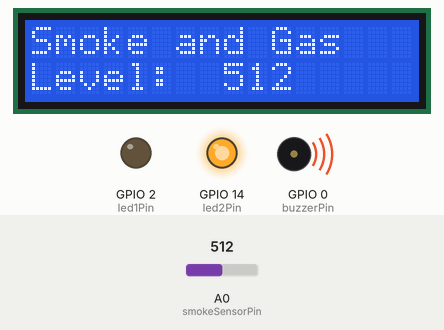
Recording of a sketch running on a simulated ESP8266 (NodeMCU). Parts: 16×2 character LCD, output pins drawn as LEDs (lit = HIGH), buzzer (waves = sounding, pin HIGH). Inputs (shaded band) come from the test bench; at power-on: A0 (smokeSensorPin) = 512. WiFi joins after 1.5 s; servers stay silent unless stated; what the sketch prints to the serial monitor is not drawn.

Above: at 12.5 s.
12.6 s: A0 (smokeSensorPin) set to 782
At 13.7 s:
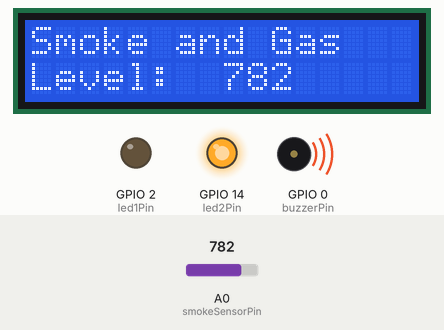
14.1 s: A0 (smokeSensorPin) set to 814
At 14.6 s:
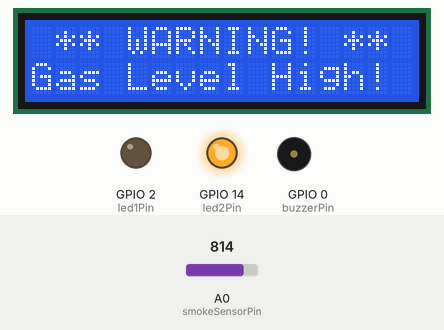
16.7 s: A0 (smokeSensorPin) set to 10
At 17.8 s:
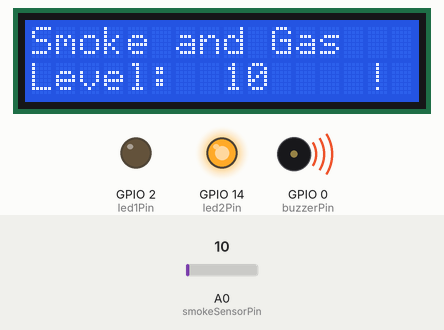
18.3 s: A0 (smokeSensorPin) set to 810
At 19.11 s:
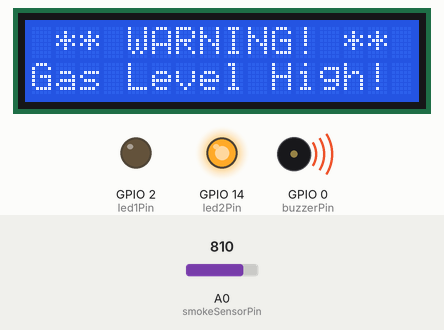
21.3 s: A0 (smokeSensorPin) set to 6
At 22.4 s:
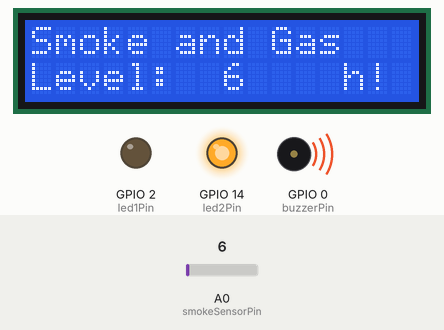
22.8 s: A0 (smokeSensorPin) set to 900
At 23.87 s:
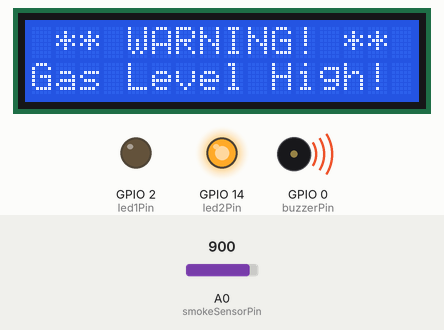
Timing chart, 0 to 26.8 s (numbered marks = the images above; inputs shaded):
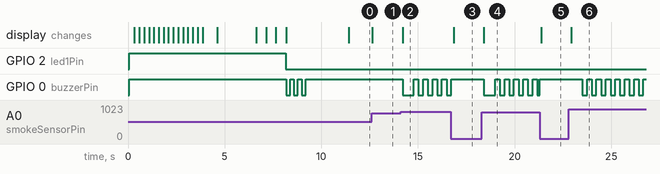

Measured:
- the behaviour switches between 800 and 801 on A0 (smokeSensorPin) (found by bisection; images 1 and 2)
- after the input at 12.6 s, the display: changes at once (image 1)
- after the input at 14.1 s, GPIO 0 (buzzerPin): HIGH → LOW after 0.10 s, then repeats every 0.49 s: HIGH 0.24 s, LOW 0.24 s; the display: changes after 0.10 s (image 2)
- after the input at 16.7 s, GPIO 0 (buzzerPin): goes on until 16.7 s, then stays HIGH; the display: changes after 0.16 s (image 3)
- after the input at 18.3 s, GPIO 0 (buzzerPin): HIGH → LOW after 0.11 s, then repeats every 0.49 s: HIGH 0.24 s, LOW 0.24 s; the display: changes after 0.11 s (image 4)
- after the input at 21.3 s, the display: changes after 0.09 s (image 5)
- after the input at 22.8 s, GPIO 0 (buzzerPin): alternates HIGH for 0.24 s and LOW for 0.24 s, starting after 0.71 s; the display: changes after 0.13 s (image 6)

The sketch:

MQ-2-to-Telegram.ino
```cpp
#include <Wire.h>
#include <LiquidCrystal_I2C.h>
#include <ESP8266WiFi.h>
#include <WiFiClientSecure.h>
#include <UniversalTelegramBot.h>

const char* ssid = "oplus_co_apqcxe";
const char* password = "0929713756";

LiquidCrystal_I2C lcd(0x27, 16, 2);
int smokeSensorPin = A0;
int buzzerPin = 0;
int led1Pin = 2;
int led2Pin = 14;

// ตัวแปรสำหรับควบคุม buzzer
unsigned long previousMillisBuzzer = 0;
const long buzzerInterval = 200;  // ปรับเป็น 0.2 วินาทีตามที่ต้องการ
bool buzzerState = HIGH;  // เพิ่มตัวแปรเก็บสถานะ buzzer

// ตัวแปรสำหรับควบคุมการส่ง Telegram
unsigned long previousMillisTelegram = 0;
const long telegramInterval = 30000;

const char* telegramBotToken = "7893293432:AAG8IaryNTHPf7XPNHtYsLKFWUtZk6NzWc8";
const String chatID = "-1002255245792";

WiFiClientSecure client;
UniversalTelegramBot bot(telegramBotToken, client);

bool wifiConnected = false;
bool alertSent = false;
bool isAlertActive = false;  // เพิ่มตัวแปรเก็บสถานะการแจ้งเตือน

void sendTelegramMessage(String message) {
  if (wifiConnected && client.connect("api.telegram.org", 443)) {
    if (!bot.sendMessage(chatID, message, "")) {
      Serial.println("ส่งข้อความไป Telegram ล้มเหลว!");
    } else {
      Serial.println("ส่งข้อความไป Telegram สำเร็จ!");
    }
    client.stop();
  } else {
    Serial.println("ข้ามการส่งข้อความ (ไม่มีอินเทอร์เน็ต)");
  }
}

void connectWiFi() {
  Serial.print("กำลังเชื่อมต่อ WiFi...");
  WiFi.begin(ssid, password);

  lcd.setCursor(0, 0);
  lcd.print("Connecting WiFi");

  int retryCount = 0;
  while (WiFi.status() != WL_CONNECTED && retryCount < 20) {
    delay(500);
    Serial.print(".");
    lcd.setCursor(retryCount % 16, 1);
    lcd.print(".");
    retryCount++;
  }

  if (WiFi.status() == WL_CONNECTED) {
    Serial.println("\nWiFi เชื่อมต่อเรียบร้อย!");
    wifiConnected = true;
    digitalWrite(led1Pin, LOW);
    digitalWrite(led2Pin, HIGH);
    lcd.clear();
    lcd.setCursor(0, 0);
    lcd.print("WiFi Connected ");
    lcd.setCursor(0, 1);
    lcd.print("Ready to Work  ");

    for (int i = 0; i < 3; i++) {
      digitalWrite(buzzerPin, LOW);
      delay(200);
      digitalWrite(buzzerPin, HIGH);
      delay(200);
    }
  } else {
    Serial.println("\nWiFi ไม่สามารถเชื่อมต่อได้");
    wifiConnected = false;
    lcd.clear();
    lcd.setCursor(0, 0);
    lcd.print("WiFi Failed   ");
  }
  delay(2000);
  lcd.clear();
}

void setup() {
  lcd.begin();
  lcd.backlight();
  pinMode(buzzerPin, OUTPUT);
  pinMode(led1Pin, OUTPUT);
  pinMode(led2Pin, OUTPUT);
  digitalWrite(buzzerPin, HIGH);  // ปิด buzzer เริ่มต้น (HIGH = ปิด)
  digitalWrite(led1Pin, HIGH);
  digitalWrite(led2Pin, LOW);
  Serial.begin(115200);

  lcd.setCursor(0, 0);
  lcd.print(" SYSTEM LOADING ");
  for (int i = 0; i < 16; i++) {
    lcd.setCursor(i, 1);
    lcd.print(".");
    delay(250);
  }
  delay(500);
  lcd.clear();

  lcd.setCursor(0, 0);
  lcd.print(" SYSTEM STARTED ");
  delay(2000);
  lcd.clear();

  connectWiFi();

  if (wifiConnected) {
    client.setInsecure();
    Serial.println("Client secure connection ready.");
  }
}

void loop() {
  unsigned long currentMillis = millis();
  int smokeValue = analogRead(smokeSensorPin);

  // แสดงค่าควันบนจอ LCD ตามปกติเมื่อไม่มีการแจ้งเตือน
  if (!isAlertActive) {
    lcd.setCursor(0, 0);
    lcd.print("Smoke and Gas    ");
    lcd.setCursor(0, 1);
    lcd.print("Level:  ");
    lcd.print(smokeValue);
    lcd.print("    ");
  }

  Serial.println(smokeValue);

  // ตรวจสอบการเชื่อมต่อ WiFi
  if (WiFi.status() != WL_CONNECTED && wifiConnected) {
    wifiConnected = false;
    digitalWrite(led1Pin, HIGH);
    digitalWrite(led2Pin, LOW);
  } else if (WiFi.status() == WL_CONNECTED && !wifiConnected) {
    wifiConnected = true;
    digitalWrite(led1Pin, LOW);
    digitalWrite(led2Pin, HIGH);
  }

  // หากไม่มีการเชื่อมต่อ WiFi ให้พยายามเชื่อมต่อใหม่
  if (!wifiConnected) {
    lcd.setCursor(0, 0);
    lcd.print("WiFi Disconnected");
    lcd.setCursor(0, 1);
    lcd.print("Retrying...");
    connectWiFi();
  }

  // ตรวจสอบระดับแก๊ส
  if (smokeValue > 800) {
    // เริ่มสถานะแจ้งเตือน
    isAlertActive = true;

    // แสดงข้อความแจ้งเตือนบนจอ LCD
    lcd.setCursor(0, 0);
    lcd.print(" ** WARNING! ** ");
    lcd.setCursor(0, 1);
    lcd.print("Gas Level High! ");

    // ควบคุม buzzer ให้ดังเป็นจังหวะทุก 0.2 วินาที
    if (currentMillis - previousMillisBuzzer >= buzzerInterval) {
      previousMillisBuzzer = currentMillis;
      buzzerState = !buzzerState;  // สลับสถานะ buzzer
      digitalWrite(buzzerPin, buzzerState);
    }

    // ส่งข้อความแจ้งเตือนทาง Telegram ทุกๆ 30 วินาที
    if (!alertSent || (currentMillis - previousMillisTelegram >= telegramInterval)) {
      previousMillisTelegram = currentMillis;
      sendTelegramMessage("⚠️ พบควัน/แก๊สรั่วไหล กรุณาตรวจสอบด่วน!");
      alertSent = true;
    }
  } else {
    // จบสถานะแจ้งเตือน
    if (isAlertActive) {
      isAlertActive = false;
      digitalWrite(buzzerPin, HIGH);  // ปิด buzzer
      alertSent = false;
    }
  }

  delay(50);  // ลดเวลา delay เพื่อให้การตอบสนองเร็วขึ้น
}
```
